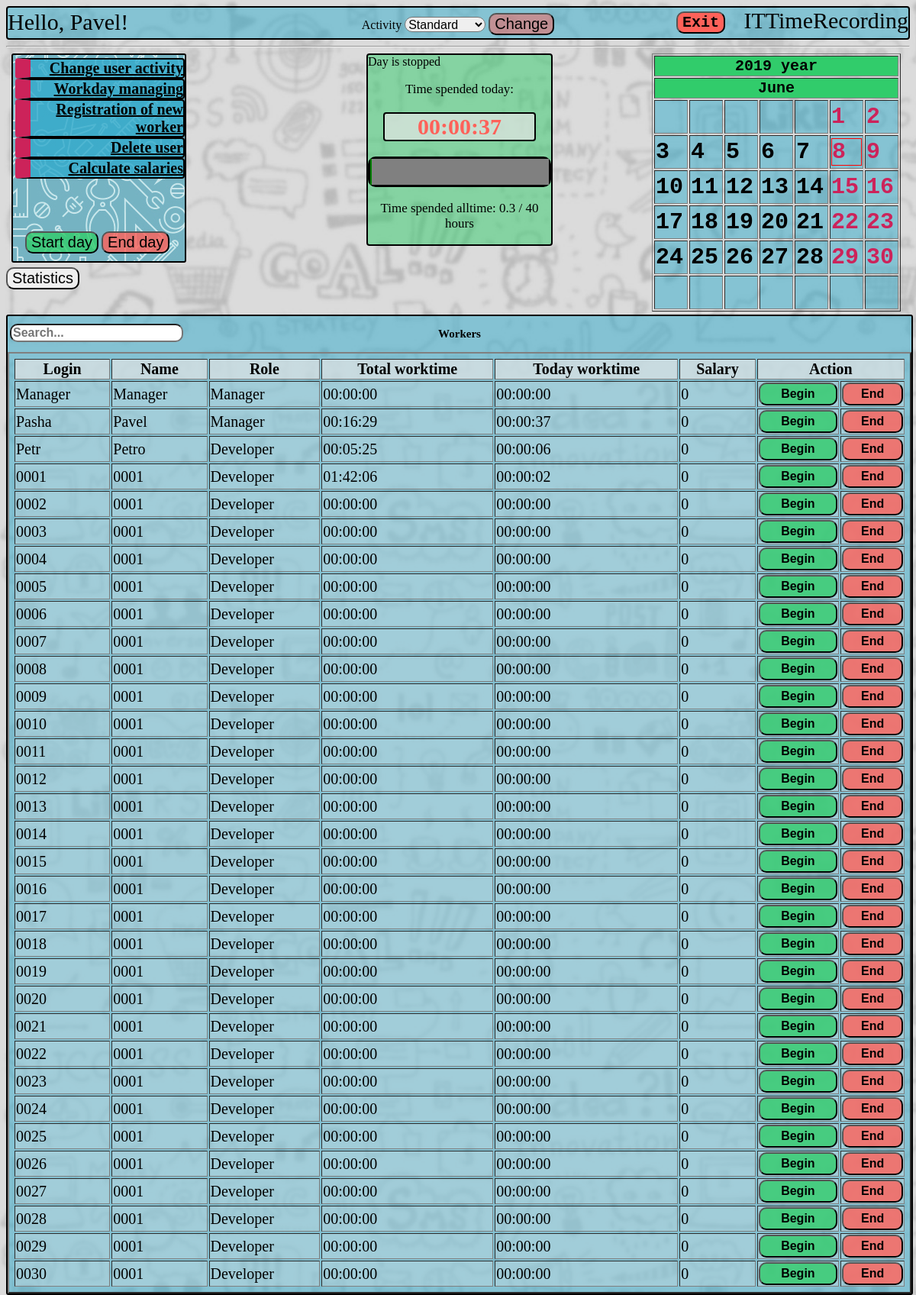
Screenshot of /manager/ManageWorkday (signed in) with the database file from the repository.
### rec/models.py (models this page shows, shortened)
class User(db.Model):
    __tablename__ = 'USER'
    login = db.Column('LOGIN', db.String(20), primary_key=True)
    password = db.Column('PASSWORD', db.String(20), nullable=False)
    salary = db.Column('SALARY', db.INTEGER)
    worktime = db.Column('WORKTIME', db.INTEGER)
    username = db.Column('USERNAME', db.String(50), nullable=False)
    role = db.Column('ROLE_NAME', db.String(15), nullable=False )

class Workday(db.Model):
    __tablename__='WORKDAY'
    id = db.Column('ID', db.INTEGER, primary_key=True, autoincrement= True)
    time = db.Column('TIME', db.INTEGER)
    date = db.Column('DATE', db.INTEGER)
    activity = db.Column('ACTIVITY_NAME', db.String(15), db.ForeignKey('ACTIVITY.NAME'), nullable=False)
    user = db.Column('USER_LOGIN', db.String(20), db.ForeignKey('USER.LOGIN'), nullable=False)
    ended = db.Column('ENDED', db.INTEGER)
    calculated = db.Column('CALCULATED', db.INTEGER)

### rec/tools/Manager/views.py (the view)
@mod.route('/ManageWorkday', methods=['GET', 'POST'])
def ManageWorkday():
    everyone = User.query.all()
    workdays = Workday.query.filter_by(date=date.toordinal())
    workdict = {}
    for workday in workdays:
        workdict[workday.user] = workday
    return render_template("tools/Manager/ManageWorkday.html",
                           user=g.user,
                           menu=menu,
                           date=date,
                           cal=cal,
                           norms=session['normative'],
                           curtime=Workday.query.filter_by(id=session["workday_id"]).first().time + session['time'],
                           workers = everyone,
                           workdays=workdict)

### rec/templates/tools/Manager/ManageWorkday.html (shortened to what this page needs)
{% include "homepage.html" %}
<div class = "usertable">
<p>Workers</p>
<input type = 'text' id = 'search-text' onkeyup='tableSearch()' placeholder="Search...">
<table border="2px" id = 'info-table'>
<tr>
    <th>Login</th>
    <th>Name</th>
    <th>Role</th>
    <th>Total worktime</th>
    <th>Today worktime</th>
    <th>Salary</th>
    <th colspan="2">Action</th>
</tr>
{% for worker in workers %}
<tr>
    <td>{{ worker.login }}</td>
    <td>{{ worker.username }}</td>
    <td>{{ worker.role }}</td>
{% if worker.login in workdays %}
        {% set workertime = workdays[worker.login].time %}
        {% set ended = workdays[worker.login].ended %}
    <td {% if ended == 0 %}class = 'timer'{% endif %}>{{ '%02d'|format((worker.worktime/3600)|int) }}:{{ '%02d'|format((worker.worktime%3600)/60|int) }}:{{ '%02d'|format((worker.worktime%60)|int) }}</td>
    <td {% if ended == 0 %}class = 'timer'{% endif %}>{{'%02d'|format((workertime/3600)|int) }}:{{ '%02d'|format((workertime%3600)/60|int) }}:{{ '%02d'|format((workertime%60)|int)}}</td>
    {% else %}
        <td>00:00:00</td>
        <td>00:00:00</td>
    {% endif %}
    <td>{{ worker.salary | round(2)}}</td>
        <form method="post">
            <td><input type="submit" class="startday" value="Begin" formaction={{ url_for("Manager.begin_day") }}></td>
            <td><input type="submit" class="endday" value="End" formaction={{ url_for("Manager.end_day") }}></td>
        </form>
</tr>
{% endfor %}
</table>
</div>

### rec/templates/homepage.html (shortened to what this page needs)
<!DOCTYPE html>
{% extends "base.html" %}
{% block body %}
    {% set ended = workdays[user.login].ended %}
    <body link="black">
    <div class="hello">Hello, {{ user.username }}!</div>
    <div class="back"></div>
    <div class="menu">
    <ul>
    {% set role = user.role %}
    {% for item in menu %}
        <li>
            {% set url = role+"."+item[1] %}
            <a href = {{ url_for(url) }}>{{ item[0] }}</a>
        </li>
    {% endfor %}
    </ul>
    </div>
    <div class="progress_bar">
        {% if ended == 1 %}<img src="">Day is stopped{% endif %}
        <p> Time spended today: </p>
        {% if ended == 0 %}
            <p class="timer">{{ '%02d'|format((curtime/3600)|int) }}:{{ '%02d'|format((curtime%3600)/60|int) }}:{{ '%02d'|format((curtime%60)|int) }} </p>
        {% else %}
            <p class="stoppedtimer">{{ '%02d'|format((curtime/3600)|int) }}:{{ '%02d'|format((curtime%3600)/60|int) }}:{{ '%02d'|format((curtime%60)|int) }} </p>
        {% endif %}
        <progress max = {{ norms }} value = {{ (user.worktime/3660 + curtime/3660)|round(2) }}></progress>
        <p> Time spended alltime: {{ (user.worktime/3600 + curtime/3660)|round(1)}} / {{ norms | round }} hours</p>
    </div>
    <div class = 'dayman'>
        <form method="post">
        <table>
            <tr>
                <td>
                   <input class="startday" type="submit" value="Start day" formaction={{ url_for("rec.begin_day") }}>
                </td>
                <td>
                    {% if ended %}
                        <input class="endday" type="submit" value="End day" formaction={{ url_for("rec.home") }}>
                    {%else%}
                        <input class="endday" type="submit" value="End day" formaction={{ url_for("rec.end_day") }}>
                    {%endif%}
                </td>
            </tr>
        </table>
        </form>
    </div>
    {% include "calendar.html" %}
    <div class="activity">
        <form method="post">
            <label for="activity"> Activity </label>
            {% set activity = 'Standard' %}
                {% if user.login in workdays %}
                    {% set activity = workdays[user.login].activity %}
                {% endif %}
                <select name="activity" id="activity">
                    <option value="Standard" {% if activity == 'Standard' %} selected="selected" {% endif %}>Standard</option>
                </select>
            <input type="submit" name="activity" value="Change" formaction='{{ url_for('rec.activity') }}'>
        </form>
    </div>
    <form method="post">
    <input class="stats" type="submit" name="stats" value="Statistics" formaction='{{ url_for('rec.Stats') }}'>
    </form>
    <form method="post">
    <input class="exit" type="submit" name="exit" value="Exit" formaction='{{ url_for('rec.exit') }}'>
    </form>
</body>
{% endblock %}

### rec/templates/calendar.html (shortened to what this page needs)
<link rel="stylesheet" href="/static/css/main.css" />
<div class = "calendar">
<form method="post">
{% set months_names = {
        1: 'January', 2: 'February', 3: 'March', 4: 'April',
        5: 'May', 6: 'June', 7: 'July', 8: 'August',
        9: 'September', 10: 'October', 11: 'November', 12: 'December'
    } %}
    <table border="1">
        <tr>
            <th colspan="7">{{ date.year }} year</th>
        </tr>
        <tr>
            <th colspan="7">{{ months_names[date.month] }} </th>
        </tr>
        {% for week in cal %}
            <tr>
                {% for day in week %}
                    <td>
                    {% if  day.date == date.day %}
                        <div class="today">
                    {% endif %}
                    {% if day.form == "Vacancy" %}
                        <div class="vacancy">
                            <div class="date">{{ day.date }}</div>
                        </div>
                    {% endif %}
                    {% if day.form == "Work" %}
                        <div class="workday">
                            <div class="date">{{ day.date }}</div>
                        </div>
                    {% endif %}
                    {% if  day.date == date.day %}
                        </div>
                    {% endif %}
                    </td>
                {% endfor %}
            </tr>
        {% endfor %}
    </table>
</form>
</div>

### rec/static/css/main.css (style rules this page uses)
body { background-color: #57FFC6; #background: url("ERZHAN.gif"); background: url("work.jpg"); background-size: 900px 900px; font-family: Georgia, 'Times New Roman', Times, serif; }
.stats { position:absolute; top: 350px; }
.dayman { position:absolute; top: 300px; left: 30px; z-index: 1; }
.startday { background-color: rgba(49, 204, 107, 0.8); }
.endday { background-color: rgba(255, 97, 89, 0.8); }
.usertable { width: 100%; background-color: rgba(49, 171, 204, 0.51); margin-top: 310px; border-radius: 3px; border: black solid 2px; overflow-x: auto; display: block; position: relative; top: 40px; }
.usertable table { width: 100%; font-size: 20px; padding: 5px; }
input { border-radius: 10px; }
.usertable th { background-color: rgba(229,229,229,0.7); font-size: 20px; }
.usertable td { background-color: rgba(229,229,229,0.3); font-size: 20px; }
.usertable input[type="submit"] { font-weight: bolder; width: 100%; height: 30px; font-size: 16px; }
.usertable input[type="text"] { font-weight: bolder; position: absolute; top: 10px; left: 3px; font-size: 16px; }
.usertable p { text-align: center; font-size: 15px; font-weight: bolder; }
.back { background: url("tools.jpg"); position: absolute; top: 70px; left: 15px; width: 225px; height: 270px; border-radius: 3px; border: black solid 2px; }
.activity { text-align: center; padding: 2px; position:absolute; top: 15px; right: 35%; left: 35%; }
.activity input { background-color: rgba(255, 97, 89, 0.5); border-radius: 10px; }
.activity select { margin: 0px; padding: 0px; height: 20px; font-size: 16px; border-radius: 10px; }
.autorization td, input { font-size: 20px; }
.progress_bar { width: 20%; position:absolute; top: 70px; left: 40%; right: 40%; background-color: rgba(49, 204, 107, 0.5); border: black solid 2px; border-radius: 4px; }
.progress_bar .stoppedtimer { background-color: rgba(229,229,229,0.7); color: rgba(255, 97, 89, 1); font-weight: bolder; font-size: 30px; border: black solid 2px; border-radius: 4px; margin: 20px; }
.progress_bar progress { color: #31ABCC; width: 100%; height: 40px; border: black solid 3px; border-radius: 10px; }
.progress_bar p { color: black; text-align: center; font-size: 17px; }
.menu { position: absolute; top:60px; left: 10px; }
.menu ul { list-style-type: none; padding-left: 10px; color: black; }
.menu li { font-size: 20px; width: 200px; background-color: rgba(49, 171, 204, 0.8); text-align: right; border: black solid 2px; border-radius: 4px; border-left: #CC235A solid 20px; font-weight: bolder; }
.calendar { position: absolute; top: 70px; right: 20px; }
.calendar .vacancy { color: #CC235A; }
.calendar td { background-color: rgba(49, 171, 204, 0.5); font-size: 30px; width: 40px; height: 40px; font-family: monospace; font-weight: bold; }
.calendar th { background-color: #31CC6B; font-size: 20px; font-family: monospace; font-weight: bold; }
.calendar .today { border: solid 1px red; }
.exit { background-color: #ff6159; font-size: 20px; font-family: monospace; font-weight: bold; text-align: center; position: absolute; top: 15px; right: 250px; }
.hello { position: absolute; top: 12px; left: 10px; font-size: 30px; }

### rows the page displays
User: username "Pavel", (user.worktime/3600+curtime/3660)|round(1) "0.3", date "1", date "2", date "3", date "4", date "5", date "6", date "7", date "8", date "9", date "10", date "11", date "12", date "13", date "14", date "15", date "16", date "17", date "18", date "19", date "20", date "21", date "22", date "23", date "24", date "25", date "26", date "27", date "28", date "29", date "30", login "Pasha", role "Manager", (worker.worktime/3600)|int "00", (worker.worktime%3600)/60|int "16", (worker.worktime%60)|int "29", salary "0"
User: login "Manager", username "Manager", role "Manager", shows "00:00:00", salary "0"
Workday: (workertime/3600)|int "00", (workertime%3600)/60|int "00", (workertime%60)|int "37"
User: login "Petr", username "Petro", role "Developer", (worker.worktime/3600)|int "00", (worker.worktime%3600)/60|int "05", (worker.worktime%60)|int "25", value "00", value "06", salary "0"
User: login "0001", username "0001", role "Developer", (worker.worktime/3600)|int "01", (worker.worktime%3600)/60|int "42", (worker.worktime%60)|int "06", value "00", value "02", salary "0"
User: login "0002", username "0001", role "Developer", shows "00:00:00", salary "0"
User: login "0003", username "0001", role "Developer", shows "00:00:00", salary "0"
User: login "0004", username "0001", role "Developer", shows "00:00:00", salary "0"
User: login "0005", username "0001", role "Developer", shows "00:00:00", salary "0"
User: login "0006", username "0001", role "Developer", shows "00:00:00", salary "0"
User: login "0007", username "0001", role "Developer", shows "00:00:00", salary "0"
User: login "0008", username "0001", role "Developer", shows "00:00:00", salary "0"
User: login "0009", username "0001", role "Developer", shows "00:00:00", salary "0"
User: login "0010", username "0001", role "Developer", shows "00:00:00", salary "0"
User: login "0011", username "0001", role "Developer", shows "00:00:00", salary "0"
User: login "0012", username "0001", role "Developer", shows "00:00:00", salary "0"
User: login "0013", username "0001", role "Developer", shows "00:00:00", salary "0"
User: login "0014", username "0001", role "Developer", shows "00:00:00", salary "0"
User: login "0015", username "0001", role "Developer", shows "00:00:00", salary "0"
User: login "0016", username "0001", role "Developer", shows "00:00:00", salary "0"
User: login "0017", username "0001", role "Developer", shows "00:00:00", salary "0"
User: login "0018", username "0001", role "Developer", shows "00:00:00", salary "0"
User: login "0019", username "0001", role "Developer", shows "00:00:00", salary "0"
User: login "0020", username "0001", role "Developer", shows "00:00:00", salary "0"
User: login "0021", username "0001", role "Developer", shows "00:00:00", salary "0"
User: login "0022", username "0001", role "Developer", shows "00:00:00", salary "0"
User: login "0023", username "0001", role "Developer", shows "00:00:00", salary "0"
User: login "0024", username "0001", role "Developer", shows "00:00:00", salary "0"
User: login "0025", username "0001", role "Developer", shows "00:00:00", salary "0"
User: login "0026", username "0001", role "Developer", shows "00:00:00", salary "0"
User: login "0027", username "0001", role "Developer", shows "00:00:00", salary "0"
User: login "0028", username "0001", role "Developer", shows "00:00:00", salary "0"
User: login "0029", username "0001", role "Developer", shows "00:00:00", salary "0"
User: login "0030", username "0001", role "Developer", shows "00:00:00", salary "0"

### other values shown
{{ item[0] }} "Change user activity" "Workday managing" "Registration of new worker" "Delete user" "Calculate salaries"
{{ '%02d'|format((curtime/3600)|int) }} "00"
{{ '%02d'|format((curtime%3600)/60|int) }} "00"
{{ '%02d'|format((curtime%60)|int) }} "37"
{{ norms | round }} "40"
{{ date.year }} "2019"
{{ months_names[date.month] }} "June"
